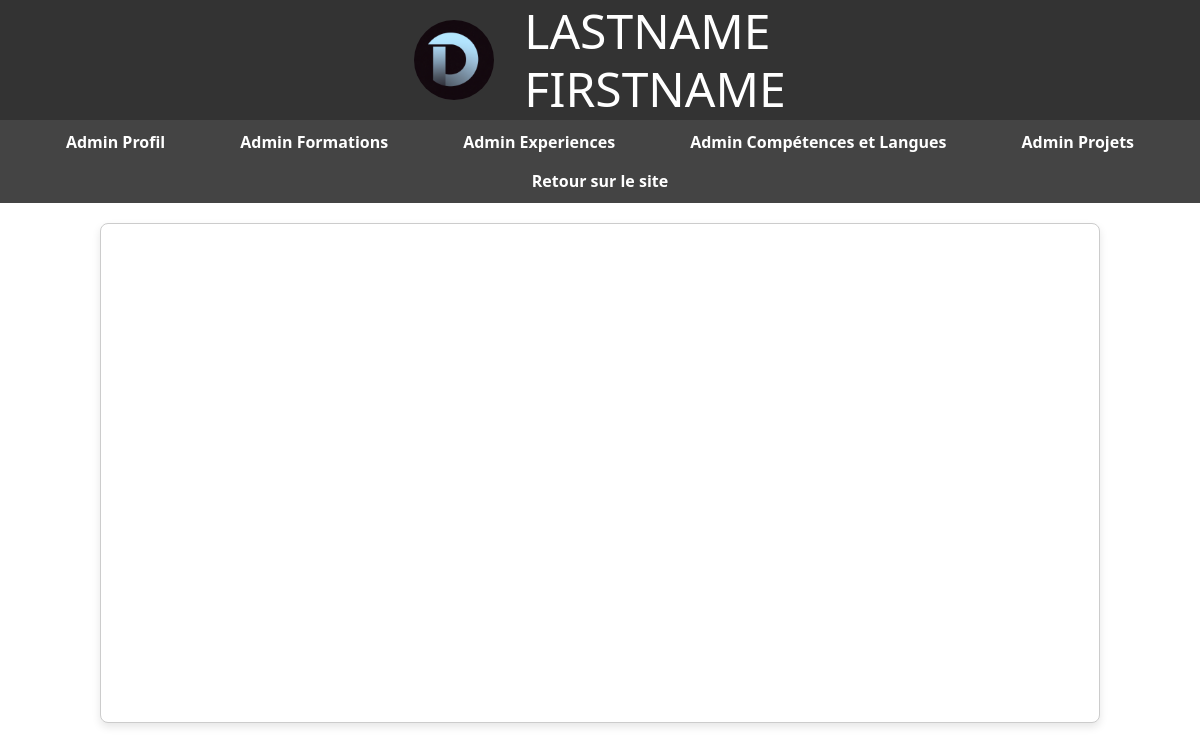
The page /admin/admin_index.php on the database its author committed.
### tables this page shows
CREATE TABLE `personne_info` (
  `id` int(255) NOT NULL,
  `nom` varchar(25) NOT NULL,
  `prenom` varchar(25) NOT NULL,
  `nationalite` varchar(25) NOT NULL,
  `numero` varchar(25) NOT NULL,
  `email` varchar(25) NOT NULL,
  `linkedin` varchar(250) NOT NULL,
  `adresse` varchar(250) NOT NULL,
  `github` varchar(250) NOT NULL,
  `profil` text NOT NULL,
  `date_naissance` varchar(15) NOT NULL,
  `couleur_cv` text NOT NULL,
  `logo_site` text NOT NULL,
  `diplome_profil` text NOT NULL
);

### admin/admin_index.php (the view, shortened to what this page needs)
<!DOCTYPE html>
<html lang="fr">
<head>
    <link href="https://cdn.jsdelivr.net/npm/bootstrap@5.3.0-alpha1/dist/css/bootstrap.min.css" rel="stylesheet">
</head>
<body>
<?php
    $nom_serv = "localhost";
    $username = "root";
    $mdp = "";
    $nom_bdd = "site_cv";
    $conn = new mysqli($nom_serv, $username, $mdp, $nom_bdd);
    $sql = "SELECT nom, prenom, logo_site FROM personne_info WHERE id = 1";
    $result = $conn->query($sql);
    if ($result->num_rows > 0) {
        $row = $result->fetch_assoc();
        $nom = $row['nom'];
        $prenom = $row['prenom'];
        $logo_site = $row['logo_site'];
    } else {
        echo "Aucun utilisateur trouvé.";
    }
?>
    <div id="zone_logo" class="logo_rogne">
        <img src="../<?php echo $logo_site; ?>">
        <div class="texte_header">
            <p><?php echo strtoupper($nom); ?></p>
            <p><?php echo strtoupper($prenom); ?></p>
        </div>
    </div>
    <div id="menu">
        <ul>
            <li><a href="#" onclick="chargementPage('admin_profil/admin_profil.php')">Admin Profil</a></li>
            <li><a href="#" onclick="chargementPage('admin_formation/admin_formations.php')">Admin Formations</a></li>
            <li><a href="#" onclick="chargementPage('admin_experience/admin_experience.php')">Admin Experiences</a></li>
            <li><a href="#" onclick="chargementPage('admin_langue_compe/admin_langue_compe.php')">Admin Compétences et Langues</a></li>
            <li><a href="#" onclick="chargementPage('admin_projet/admin_projet.php')">Admin Projets</a></li>
            <li><a href="../index.php">Retour sur le site</a></li>
        </ul>
    </div>
    <div id="zone_contenu">
    </div>
</body>
</html>

### admin/admin_index.php (style rules this page uses)
body { font-family: Arial, sans-serif; background-color: #f4f4f4; margin: 0; padding: 0; }
#zone_logo { width: 100%; background-color: #333; color: white; text-align: center; font-size: 1.5em; display: flex; justify-content: center; align-items: center; height: 120px; }
.logo_rogne { margin-right: 20px; }
.logo_rogne img { width: 80px; height: 80px; border-radius: 60%; object-fit: cover; overflow: hidden; }
.texte_header { text-align: left; font-size: 2em; padding-left: 30px; }
.texte_header p { margin: 0; line-height: 1.2; }
#menu { background-color: #444; padding: 10px 0; text-align: center; }
#menu ul { list-style: none; padding: 0; margin: 0; display: flex; flex-wrap: wrap; justify-content: center; gap: 15px; }
#menu ul li { display: inline; margin: 0 15px; }
#menu ul li a { text-decoration: none; color: white; font-weight: bold; padding: 10px 15px; border-radius: 5px; }
#zone_contenu { width: 100%; max-width: 1000px; height: 500px; border: 1px solid #ccc; overflow: auto; padding: 10px; box-sizing: border-box; margin: 20px auto; background-color: white; border-radius: 8px; box-shadow: 0px 4px 8px rgba(0, 0, 0, 0.1); }

### rows shown on the page
personne_info: logo_site (picture), nom "LASTNAME", prenom "FIRSTNAME"
